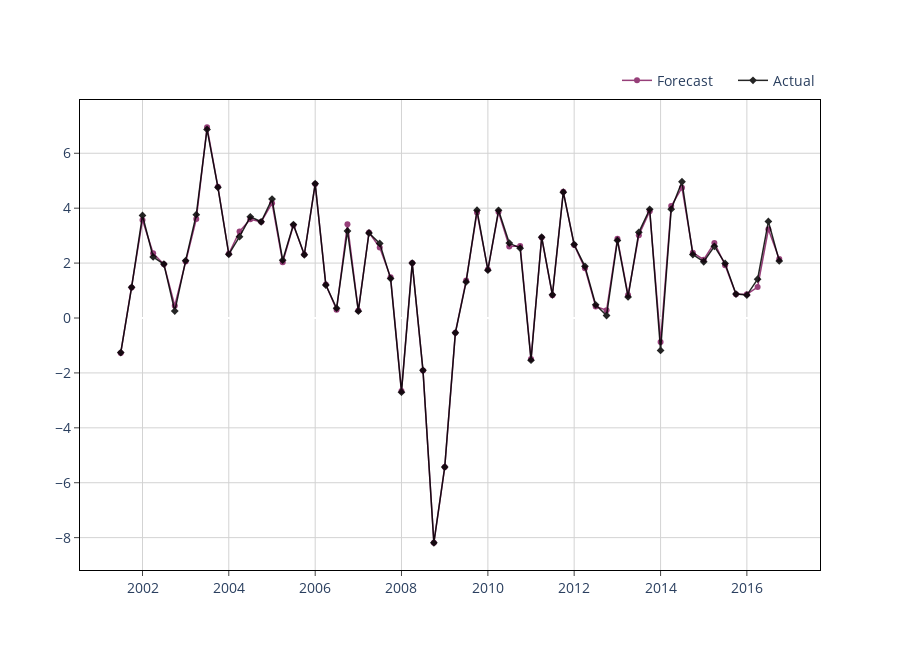

The notebook cell saved with this chart:
### Code cell
from sklearn.metrics import mean_squared_error
from sklearn.neural_network import MLPRegressor

param_grid = {
    # 'hidden_layer_sizes': [(50,), (100,), (100, 50), (100, 100)],  # Different layer configurations
    # 'activation': ['relu', 'tanh'],  # Activation functions
    # 'solver': ['adam', 'lbfgs'],  # Optimization algorithms
    # 'alpha': np.arange(0.001, 1, 0.01),  # L2 regularization term
    # 'learning_rate_init': [0.001, 0.01, 0.1],  # Initial learning rate
    # 'max_iter': [500, 1000]  # Maximum number of iterations
}

tscv = TimeSeriesSplit(n_splits=5)
grid_search = GridSearchCV(
    estimator=MLPRegressor(random_state=42, activation='relu', solver='adam', alpha=0.001, learning_rate='adaptive', max_iter=1000),
    param_grid=param_grid,
    cv=tscv,
    scoring='neg_mean_squared_error',
    n_jobs=-1
    )
grid_search.fit(X_train_scaled, y_train)

print("Best hyperparameters:", grid_search.best_params_)

model = grid_search.best_estimator_
model.fit(X_train_scaled, y_train)

# Create predictions on the training set
train_preds = pd.DataFrame.from_dict({
    "date": X_train.index,
    "predictions": model.predict(X_train_scaled),
    "actuals": y_train[target_col_name].values
})

plot_prediction(dt=train_preds.date, y_pred=train_preds.predictions, y_actual=train_preds.actuals, mode="lines+markers", legend_position=(1, 1.075))

# Test set predictions
model.predict(X_test_scaled)[0]

### Figure 1 — Plotly figure (JSON) as saved in the notebook; plotly's stock layout.template omitted (floating-point values rounded to 4 significant figures)
{"data": [{"line": {"color": "#841E62", "width": 1.5}, "marker": {"size": 6}, "mode": "lines+markers", "name": "Forecast", "opacity": 0.85, "type": "scatter", "x": ["2001-07-01T00:00:00", "2001-10-01T00:00:00", "2002-01-01T00:00:00", "2002-04-01T00:00:00", "2002-07-01T00:00:00", "2002-10-01T00:00:00", "2003-01-01T00:00:00", "2003-04-01T00:00:00", "2003-07-01T00:00:00", "2003-10-01T00:00:00", "2004-01-01T00:00:00", "2004-04-01T00:00:00", "2004-07-01T00:00:00", "2004-10-01T00:00:00", "2005-01-01T00:00:00", "2005-04-01T00:00:00", "2005-07-01T00:00:00", "2005-10-01T00:00:00", "2006-01-01T00:00:00", "2006-04-01T00:00:00", "2006-07-01T00:00:00", "2006-10-01T00:00:00", "2007-01-01T00:00:00", "2007-04-01T00:00:00", "2007-07-01T00:00:00", "2007-10-01T00:00:00", "2008-01-01T00:00:00", "2008-04-01T00:00:00", "2008-07-01T00:00:00", "2008-10-01T00:00:00", "2009-01-01T00:00:00", "2009-04-01T00:00:00", "2009-07-01T00:00:00", "2009-10-01T00:00:00", "2010-01-01T00:00:00", "2010-04-01T00:00:00", "2010-07-01T00:00:00", "2010-10-01T00:00:00", "2011-01-01T00:00:00", "2011-04-01T00:00:00", "2011-07-01T00:00:00", "2011-10-01T00:00:00", "2012-01-01T00:00:00", "2012-04-01T00:00:00", "2012-07-01T00:00:00", "2012-10-01T00:00:00", "2013-01-01T00:00:00", "2013-04-01T00:00:00", "2013-07-01T00:00:00", "2013-10-01T00:00:00", "2014-01-01T00:00:00", "2014-04-01T00:00:00", "2014-07-01T00:00:00", "2014-10-01T00:00:00", "2015-01-01T00:00:00", "2015-04-01T00:00:00", "2015-07-01T00:00:00", "2015-10-01T00:00:00", "2016-01-01T00:00:00", "2016-04-01T00:00:00", "2016-07-01T00:00:00", "2016-10-01T00:00:00"], "y": [-1.271, 1.11, 3.572, 2.359, 1.956, 0.4479, 2.061, 3.604, 6.948, 4.779, 2.34, 3.151, 3.597, 3.503, 4.181, 2.033, 3.377, 2.315, 4.879, 1.218, 0.2995, 3.415, 0.2706, 3.11, 2.569, 1.482, -2.66, 2.001, -1.912, -8.183, -5.431, -0.5329, 1.363, 3.838, 1.764, 3.861, 2.606, 2.626, -1.498, 2.932, 0.8253, 4.6, 2.656, 1.808, 0.4195, 0.2817, 2.882, 0.8355, 3.013, 3.892, -0.8698, 4.075, 4.746, 2.379, 2.123, 2.734, 1.924, 0.8644, 0.865, 1.125, 3.232, 2.15]}, {"line": {"color": "#000000", "width": 1.5}, "marker": {"size": 6, "symbol": "diamond"}, "mode": "lines+markers", "name": "Actual", "opacity": 0.85, "type": "scatter", "x": ["2001-07-01T00:00:00", "2001-10-01T00:00:00", "2002-01-01T00:00:00", "2002-04-01T00:00:00", "2002-07-01T00:00:00", "2002-10-01T00:00:00", "2003-01-01T00:00:00", "2003-04-01T00:00:00", "2003-07-01T00:00:00", "2003-10-01T00:00:00", "2004-01-01T00:00:00", "2004-04-01T00:00:00", "2004-07-01T00:00:00", "2004-10-01T00:00:00", "2005-01-01T00:00:00", "2005-04-01T00:00:00", "2005-07-01T00:00:00", "2005-10-01T00:00:00", "2006-01-01T00:00:00", "2006-04-01T00:00:00", "2006-07-01T00:00:00", "2006-10-01T00:00:00", "2007-01-01T00:00:00", "2007-04-01T00:00:00", "2007-07-01T00:00:00", "2007-10-01T00:00:00", "2008-01-01T00:00:00", "2008-04-01T00:00:00", "2008-07-01T00:00:00", "2008-10-01T00:00:00", "2009-01-01T00:00:00", "2009-04-01T00:00:00", "2009-07-01T00:00:00", "2009-10-01T00:00:00", "2010-01-01T00:00:00", "2010-04-01T00:00:00", "2010-07-01T00:00:00", "2010-10-01T00:00:00", "2011-01-01T00:00:00", "2011-04-01T00:00:00", "2011-07-01T00:00:00", "2011-10-01T00:00:00", "2012-01-01T00:00:00", "2012-04-01T00:00:00", "2012-07-01T00:00:00", "2012-10-01T00:00:00", "2013-01-01T00:00:00", "2013-04-01T00:00:00", "2013-07-01T00:00:00", "2013-10-01T00:00:00", "2014-01-01T00:00:00", "2014-04-01T00:00:00", "2014-07-01T00:00:00", "2014-10-01T00:00:00", "2015-01-01T00:00:00", "2015-04-01T00:00:00", "2015-07-01T00:00:00", "2015-10-01T00:00:00", "2016-01-01T00:00:00", "2016-04-01T00:00:00", "2016-07-01T00:00:00", "2016-10-01T00:00:00"], "y": [-1.259, 1.116, 3.735, 2.224, 1.963, 0.2534, 2.09, 3.763, 6.87, 4.758, 2.32, 2.963, 3.686, 3.504, 4.332, 2.104, 3.404, 2.303, 4.893, 1.202, 0.3569, 3.168, 0.2476, 3.097, 2.718, 1.435, -2.702, 2.0, -1.906, -8.186, -5.429, -0.5387, 1.313, 3.928, 1.741, 3.921, 2.729, 2.543, -1.536, 2.943, 0.8432, 4.582, 2.678, 1.881, 0.48, 0.09105, 2.827, 0.7691, 3.121, 3.96, -1.183, 3.964, 4.962, 2.311, 2.049, 2.612, 1.986, 0.8731, 0.8346, 1.414, 3.516, 2.08]}], "layout": {"autosize": false, "height": 650, "hovermode": "x", "legend": {"bgcolor": "rgba(0, 0, 0, 0)", "bordercolor": "rgba(0, 0, 0, 0)", "font": {"size": 14}, "indentation": 15, "orientation": "h", "x": 1, "xanchor": "right", "y": 1.075, "yanchor": "auto"}, "plot_bgcolor": "white", "title": {"text": ""}, "width": 900, "xaxis": {"gridcolor": "lightgrey", "linecolor": "black", "mirror": true, "showline": true, "tickfont": {"size": 14}, "ticks": "outside"}, "yaxis": {"gridcolor": "lightgrey", "linecolor": "black", "mirror": true, "showline": true, "tickfont": {"size": 14}, "ticks": "outside", "title": {"text": ""}}}}
